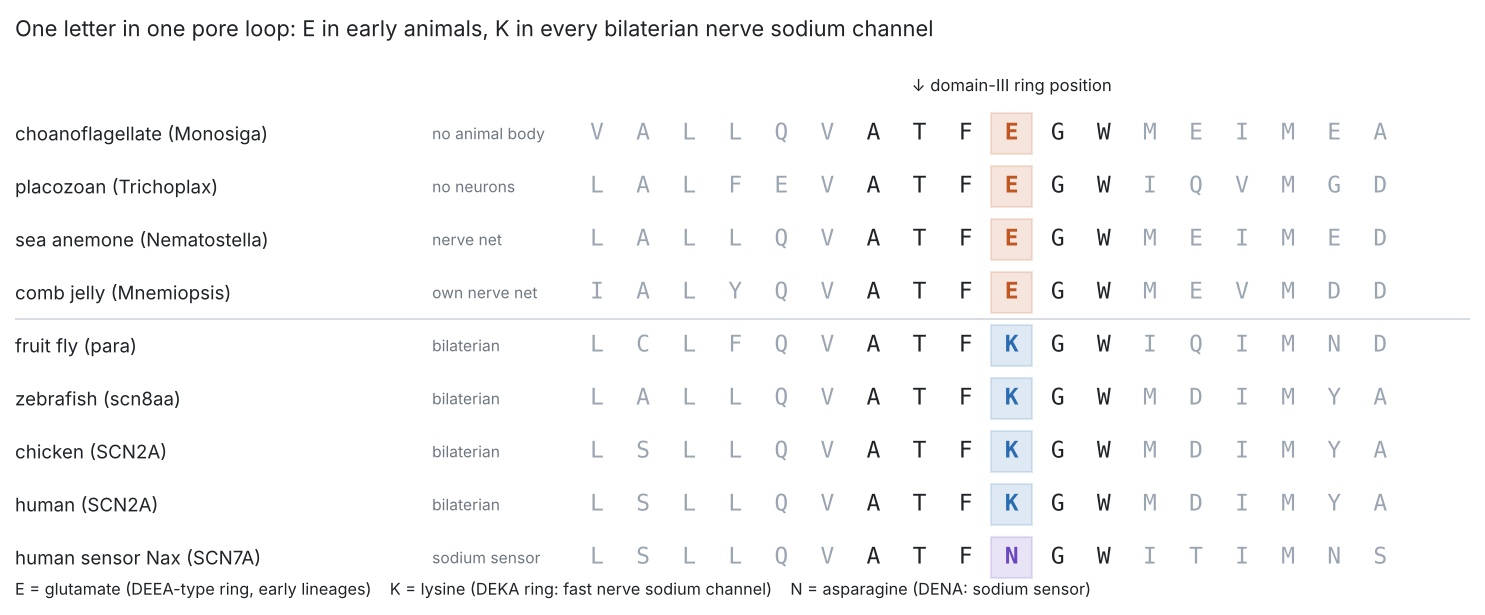

Reproduce this figure in Python.
"""Manuscript 2, Figure 4: the domain-III pore loop of 4-domain sodium-type channels across the animal tree (sequences extracted L3505)."""
import matplotlib; matplotlib.use('Agg'); import matplotlib.pyplot as plt
rows=[('choanoflagellate (Monosiga)','no animal body','VALLQVATFEGWMEIMEA'),('placozoan (Trichoplax)','no neurons','LALFEVATFEGWIQVMGD'),
      ('sea anemone (Nematostella)','nerve net','LALLQVATFEGWMEIMED'),('comb jelly (Mnemiopsis)','own nerve net','IALYQVATFEGWMEVMDD'),('fruit fly (para)','bilaterian','LCLFQVATFKGWIQIMND'),
      ('zebrafish (scn8aa)','bilaterian','LALLQVATFKGWMDIMYA'),('chicken (SCN2A)','bilaterian','LSLLQVATFKGWMDIMYA'),
      ('human (SCN2A)','bilaterian','LSLLQVATFKGWMDIMYA'),('human sensor Nax (SCN7A)','sodium sensor','LSLLQVATFNGWITIMNS')]
col={'E':'#c05621','K':'#2b6cb0','N':'#6b46c1'}
fig,ax=plt.subplots(figsize=(10,4.2),dpi=150); ax.axis('off'); ax.set_xlim(0,30); ax.set_ylim(-0.8,len(rows)+0.6)
for i,(n,t,s) in enumerate(rows):
    y=len(rows)-1-i
    ax.text(0,y,n,fontsize=9,va='center',color='#1f2328'); ax.text(8.6,y,t,fontsize=7.5,va='center',color='#6e7781')
    for j,ch in enumerate(s):
        x=12+j*0.95; c=col.get(ch,'#1f2328') if j==9 else ('#1f2328' if 6<=j<=11 else '#9aa5b1')
        if j==9: ax.add_patch(plt.Rectangle((x-0.42,y-0.38),0.84,0.76,color=c,alpha=0.15))
        ax.text(x,y,ch,family='monospace',fontsize=11,ha='center',va='center',color=c,weight='bold' if j==9 else 'normal')
ax.text(12+9*0.95,len(rows)-0.2,'↓ domain-III ring position',fontsize=8,ha='center',color='#1f2328')
ax.plot([0,30],[4.5,4.5],color='#d0d7de',lw=0.8)
ax.text(0,-0.7,'E = glutamate (DEEA-type ring, early lineages)    K = lysine (DEKA ring: fast nerve sodium channel)    N = asparagine (DENA: sodium sensor)',fontsize=7.8,color='#1f2328')
ax.set_title('One letter in one pore loop: E in early animals, K in every bilaterian nerve sodium channel',fontsize=10.5,loc='left',color='#1f2328')
plt.tight_layout(); plt.savefig('figures/L3509_EtoK.png',bbox_inches='tight')
